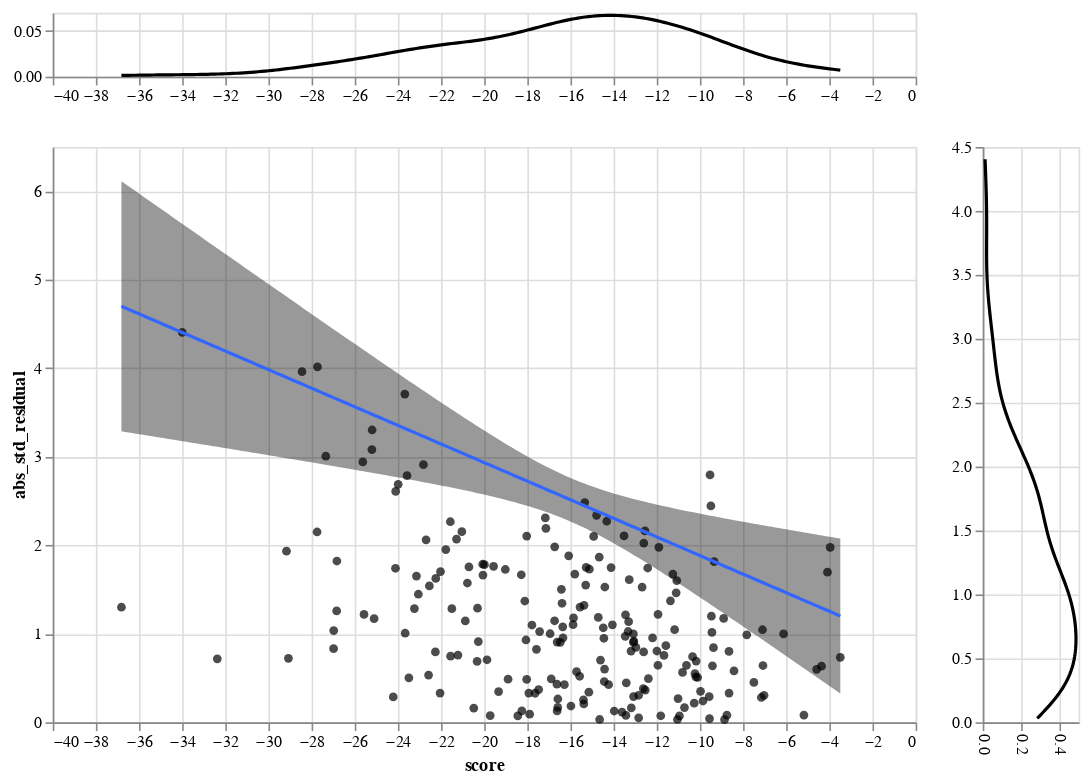

Notebook code for this chart:
### Code cell
mod1.check_novelty()

### Figure 1 — Vega-Lite specification as saved in the notebook (floating-point values rounded to 4 significant figures; data arrays with more than 128 entries replaced by an {"elided": "..."} marker saying what was removed)
{"config": {"view": {"continuousWidth": 400, "continuousHeight": 300}, "title": {"baseline": "middle", "fontSize": 20, "offset": 20, "subtitleColor": "grey", "subtitleFontSize": 15}}, "vconcat": [{"data": {"name": "data-c6a111116b9b1b99c6cc483f95fe57a6"}, "mark": {"type": "line", "color": "black"}, "encoding": {"order": {"field": "score", "type": "quantitative"}, "x": {"field": "score", "title": null, "type": "quantitative"}, "y": {"axis": {}, "field": "density", "title": null, "type": "quantitative"}}, "height": 40.0, "title": "", "transform": [{"density": "score", "as": ["score", "density"]}], "width": 540.0}, {"hconcat": [{"layer": [{"data": {"name": "data-c6a111116b9b1b99c6cc483f95fe57a6"}, "mark": {"type": "circle", "color": "black"}, "encoding": {"x": {"field": "score", "scale": {"zero": false}, "type": "quantitative"}, "y": {"field": "abs_std_residual", "scale": {"zero": false}, "type": "quantitative"}}, "height": 360.0, "title": "", "width": 540.0}, {"layer": [{"mark": {"type": "area", "color": "grey60", "opacity": 0.4}, "encoding": {"x": {"field": "score", "type": "quantitative"}, "y": {"field": "mean_ci_upper", "type": "quantitative"}, "y2": {"field": "mean_ci_lower"}}, "height": 400, "title": "", "width": 600}, {"mark": {"type": "line", "color": "#3366FF"}, "encoding": {"color": {"legend": {"orient": "top"}, "type": "nominal"}, "x": {"field": "score", "title": "score", "type": "quantitative"}, "y": {"field": "mean", "scale": {"zero": false}, "title": "abs_std_residual", "type": "quantitative"}}, "height": 400, "title": "", "width": 600}], "data": {"name": "data-673540faf7e14c179dac728644e482ff"}}]}, {"data": {"name": "data-c6a111116b9b1b99c6cc483f95fe57a6"}, "mark": {"type": "line", "color": "black"}, "encoding": {"order": {"field": "abs_std_residual", "type": "quantitative"}, "x": {"axis": {"labelAngle": 90}, "field": "density", "title": null, "type": "quantitative"}, "y": {"field": "abs_std_residual", "title": null, "type": "quantitative"}}, "height": 360.0, "title": "", "transform": [{"density": "abs_std_residual", "as": ["abs_std_residual", "density"]}], "width": 60.0}]}], "$schema": "https://vega.github.io/schema/vega-lite/v4.17.0.json", "datasets": {"data-c6a111116b9b1b99c6cc483f95fe57a6": {"elided": "204 records"}, "data-673540faf7e14c179dac728644e482ff": {"elided": "200 records"}}}
